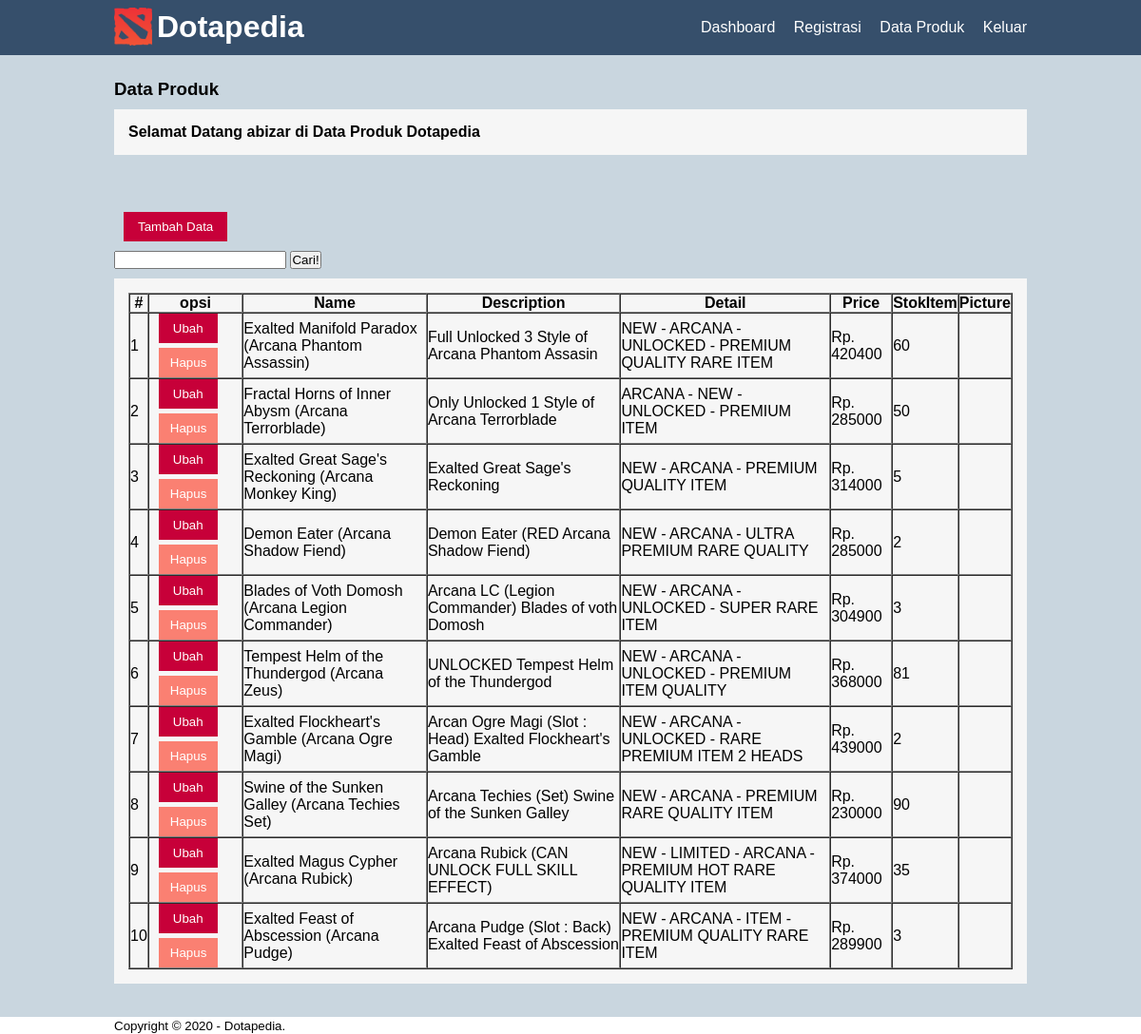
/php/data-produk.php (signed in), run on the app's committed database.
### tables this page shows
CREATE TABLE `itemdota` (
  `id` int(11) NOT NULL,
  `Name` varchar(100) NOT NULL,
  `Description` varchar(100) NOT NULL,
  `Detail` varchar(100) NOT NULL,
  `Price` varchar(500) NOT NULL,
  `StokItem` varchar(1000) NOT NULL,
  `Picture` varchar(100) NOT NULL
);

### php/functions.php (called while the page is built, shortened)
<?php
function koneksi()
{
    $conn = mysqli_connect("localhost", "root", "");
    mysqli_select_db($conn, "pw_tubes_203040086");
    return $conn;
}
function query($sql)
{
    $conn = koneksi();
    $result = mysqli_query($conn, "$sql");
    $rows = [];
    while ($row = mysqli_fetch_assoc($result))
    {
        $rows[] = $row;
    }
    return $rows;
}

### php/data-produk.php (the view, shortened to what this page needs)
<?php
    require 'functions.php';
    if(isset($_GET['cari'])) {
        $keyword = $_GET['keyword'];
        $itemdota = query("SELECT * FROM itemdota WHERE
                    Name LIKE '%$keyword%' OR
                    Description LIKE '%$keyword%' OR
                    Detail LIKE '%$keyword%' OR
                    Price LIKE '%$keyword%' OR
                    StokItem LIKE '%$keyword%' ");
    } else {
        $itemdota = query("SELECT * FROM itemdota");
    }
?>
<!DOCTYPE html>
<html lang="en">
<head>
    <link rel="stylesheet" type="text/css" href="../css/style.css">
</head>
<body>
    <header>
        <div class="container">
        <img src="../assets/img/logodota1.png" width="40px" class="imglogo" alt="">
        <h1><a href="">Dotapedia</a></h1>
            <ul>
                <li><a href="admin.php">Dashboard</a></li>
                <li><a href="registrasi.php">Registrasi</a></li>
                <li><a href="">Data Produk</a></li>
                <li><a href="logout.php">Keluar</a></li>
            </ul>
        </div>
    </header>
    <div class="section">
        <div class="container">
            <h3>Data Produk</h3>
            <div class="box">
                <h4>Selamat Datang <?php echo $_SESSION['username'] ?> di Data Produk Dotapedia</h4>
            </div>
        </div>
    </div>
<div class="section">
    <div class="container">
    <div class="add">
        <a href="tambah.php">
            <button type="" class="btn-login">Tambah Data</button>
        </a>
    </div>
    <form action="" method="get" class="cari">
        <input type="text" name="keyword" autofocus>
        <button type="submit" name="cari">Cari!</button>
    </form>
        <div class="box">
    <table border="1" cellpadding="15" cellspacing="0">
        <tr>
            <th>#</th>
            <th>opsi</th>
            <th>Name</th>
            <th>Description</th>
            <th>Detail</th>
            <th>Price</th>
            <th>StokItem</th>
            <th>Picture</th>
        </tr>
        <?php if(empty($itemdota)) : ?>
            <tr>
                <td colspan="8">
                    <h1>Data tidak ditemukan</h1>
                </td>
            </tr>
    <?php else : ?>
        <?php $i = 1; ?>
        <?php foreach ($itemdota as $id) : ?>
        <tr>
            <td><?= $i; ?></td>
            <td>
                <a href="ubah.php?id=<?= $id['id'] ?>"><button class="btn-login">Ubah</button></a>
                <a href="hapus.php?id=<?= $id['id'] ?> " onclick="return confirm('Hapus Data??')"><button class="btn-hapus">Hapus</button></a>
            </td>
            <td><?= $id['Name']; ?></td>
            <td><?= $id['Description']; ?></td>
            <td><?= $id['Detail']; ?></td>
            <td><?= $id['Price']; ?></td>
            <td><?= $id['StokItem']; ?></td>
            <td><a href="../assets/img/<?= $id['Picture']; ?>" target="_blank"><img src="../assets/img/<?= $id['Picture']; ?>" alt=""></a></td>
        </tr>
        <?php $i++; ?>
        <?php endforeach; ?>
    <?php endif; ?>
    </table>
        </div>
    </div>
</div>
    <footer>
        <div class="container">
            <small>Copyright &copy; 2020 - Dotapedia.</small>
        </div>
    </footer>
</body>
</html>

### css/style.css (style rules this page uses)
* { padding: 0; margin: 0; font-family: 'Quicksand', sans-serif; }
body { background-color: #fff; }
a { color: inherit; text-decoration: none; }
.btn-login { padding: 8px 15px; background-color: #C70039; color: #fff; border: none; cursor: pointer; }
header { background-color: #364f6b; color: #fff; }
header h1 { float: left; padding: 10px 0; }
header ul { float: right; }
header ul li { display: inline-block; }
header ul li a { padding: 20px 0 20px 15px; display: inline-block; }
.container { width: 80%; margin: 0 auto; }
.container:after { content: ''; display: block; clear: both; }
.section { padding: 25px 0; background-color: #c9d6df; }
.box { background-color: #f6f6f6; padding: 15px; box-sizing: border-box; margin: 10px 0; }
.box:after { content: ''; display: block; clear: both; }

### php/data-produk.php (style rules this page uses)
.cari { margin-top: 10px; }
.box { margin: 10px 0px; }
.btn-hapus { padding: 8px 12px; margin-top: 5px; margin-left: 10px; background-color: salmon; color: #fff; border: none; cursor: pointer; }
.btn-login { margin-left: 10px; }
.imglogo { float: left; margin-top: 8px; margin-right: 5px; }

### data on the page
itemdota: Name "Exalted Manifold Paradox (Arcana Phantom Assassin)", Description "Full Unlocked 3 Style of Arcana Phantom Assasin", Detail "NEW - ARCANA - UNLOCKED - PREMIUM QUALITY RARE ITEM", Price "Rp. 420400", StokItem "60"
itemdota: Name "Fractal Horns of Inner Abysm (Arcana Terrorblade)", Description "Only Unlocked 1 Style of Arcana Terrorblade", Detail "ARCANA - NEW - UNLOCKED - PREMIUM ITEM", Price "Rp. 285000", StokItem "50"
itemdota: Name "Exalted Great Sage's Reckoning (Arcana Monkey King)", Description "Exalted Great Sage's Reckoning", Detail "NEW - ARCANA - PREMIUM QUALITY ITEM", Price "Rp. 314000", StokItem "5"
itemdota: Name "Demon Eater (Arcana Shadow Fiend)", Description "Demon Eater (RED Arcana Shadow Fiend)", Detail "NEW - ARCANA - ULTRA PREMIUM RARE QUALITY", Price "Rp. 285000", StokItem "2"
itemdota: Name "Blades of Voth Domosh (Arcana Legion Commander)", Description "Arcana LC (Legion Commander) Blades of voth Domosh", Detail "NEW - ARCANA - UNLOCKED - SUPER RARE ITEM", Price "Rp. 304900", StokItem "3"
itemdota: Name "Tempest Helm of the Thundergod (Arcana Zeus)", Description "UNLOCKED Tempest Helm of the Thundergod", Detail "NEW - ARCANA - UNLOCKED - PREMIUM ITEM QUALITY", Price "Rp. 368000", StokItem "81"
itemdota: Name "Exalted Flockheart's Gamble (Arcana Ogre Magi)", Description "Arcan Ogre Magi (Slot : Head) Exalted Flockheart's Gamble", Detail "NEW - ARCANA - UNLOCKED - RARE PREMIUM ITEM 2 HEADS", Price "Rp. 439000", StokItem "2"
itemdota: Name "Swine of the Sunken Galley (Arcana Techies Set)", Description "Arcana Techies (Set) Swine of the Sunken Galley", Detail "NEW - ARCANA - PREMIUM RARE QUALITY ITEM", Price "Rp. 230000", StokItem "90"
itemdota: Name "Exalted Magus Cypher (Arcana Rubick)", Description "Arcana Rubick (CAN UNLOCK FULL SKILL EFFECT)", Detail "NEW - LIMITED - ARCANA - PREMIUM HOT RARE QUALITY ITEM", Price "Rp. 374000", StokItem "35"
itemdota: Name "Exalted Feast of Abscession (Arcana Pudge)", Description "Arcana Pudge (Slot : Back) Exalted Feast of Abscession", Detail "NEW - ARCANA - ITEM - PREMIUM QUALITY RARE ITEM", Price "Rp. 289900", StokItem "3"

### other printed values
$_SESSION['username'] "abizar"
